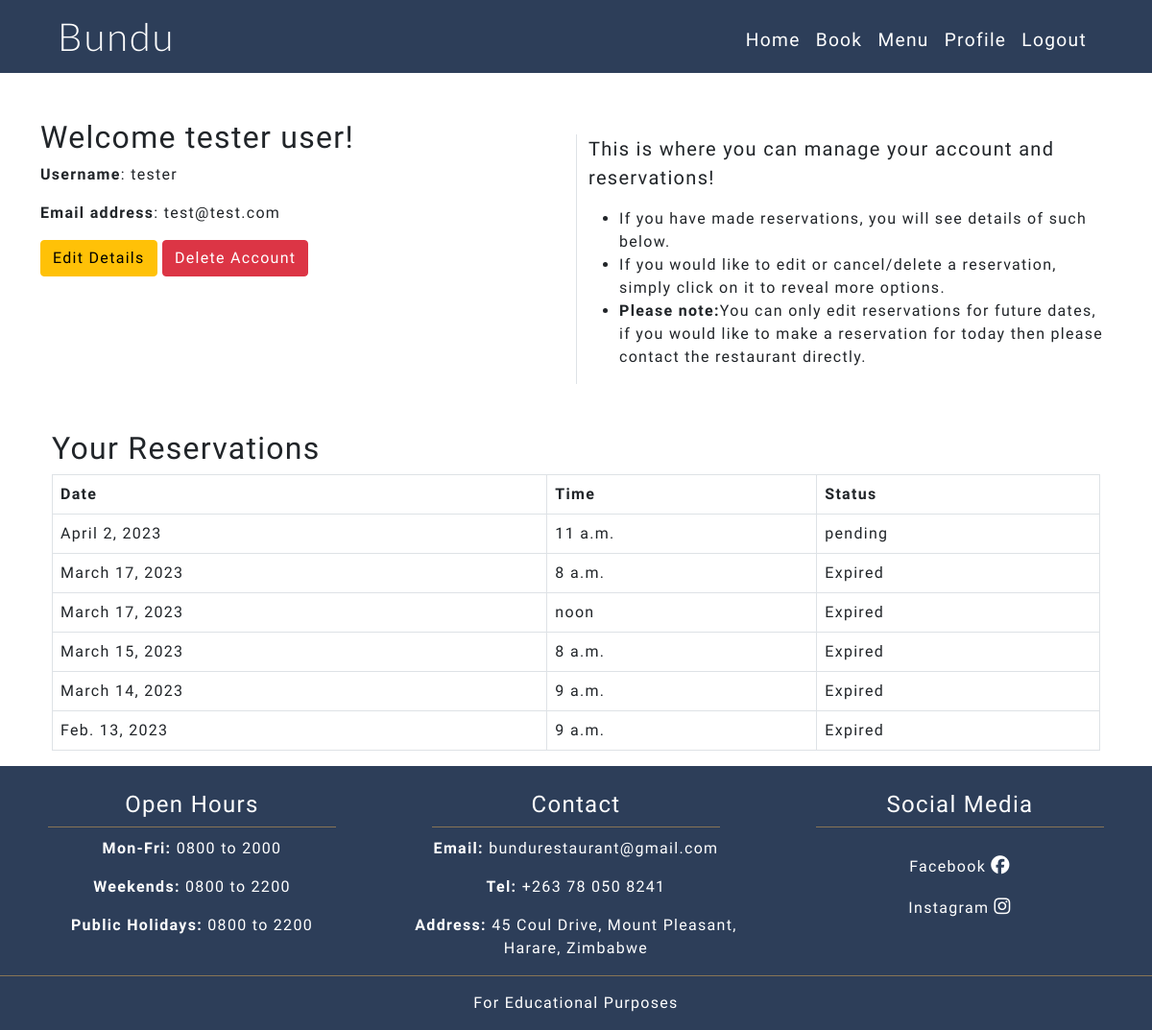
/accounts/profile/ (signed in), run on an earlier commit of the app's database.
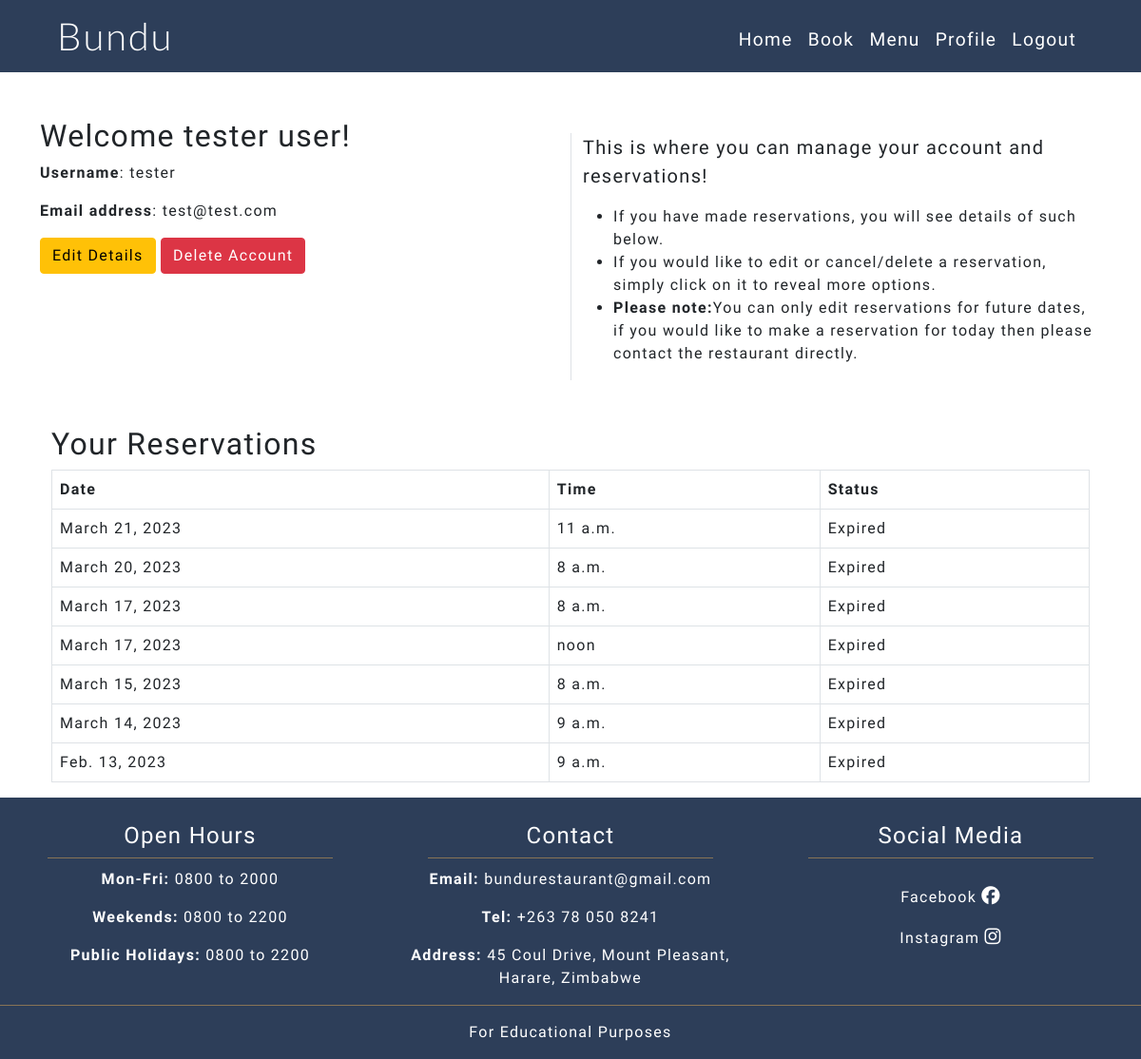
And on a later commit of the database.
### reservations/models.py (models this page shows, shortened)
class Reservation(models.Model):
    user = models.ForeignKey(User, on_delete=models.CASCADE)
    first_name = models.CharField(max_length=35, null=False, blank=False)
    last_name = models.CharField(max_length=35, null=False, blank=False)
    email = models.EmailField(null=False, blank=False)
    no_of_people = models.IntegerField(choices=no_of_people_choices, default=1)
    date = models.DateField()
    time = models.TimeField(choices=reservation_times)
    date_of_request = models.DateTimeField(auto_now_add=True)
    status = models.CharField(max_length=8, choices=STATUS, default="pending")
    @property
    def is_past_date(self):
        return date.today() >= self.date
    @property
    def is_past_time(self):
        res_date_time = (str(self.date), str(self.time))
        crrnt_dte_str = datetime.now().strftime("%Y-%m-%d %H:%M:%S")
        return crrnt_dte_str >= ' '.join(res_date_time)

### accounts/views.py (the view)
# urls.py: path('accounts/profile/', views.profile_page, name='profile_page'),
def profile_page(request):
    if request.user.is_authenticated and request.user.is_staff is False:
        f_name = request.user.first_name
        l_name = request.user.last_name
        username = request.user.username
        email_address = request.user.email
        reservations = Reservation.objects.filter(
            user=request.user
            ).order_by('-date')
        context = {
            'f_name': f_name,
            'l_name': l_name,
            'username': username,
            'email_address': email_address,
            'reservations': reservations,
        }
        return render(request, 'profile.html', context)
    else:
        return redirect('home')

### accounts/templates/profile.html (shortened to what this page needs)
{% extends "base.html" %}
{% block content %}
<div class="container pt-5 fill-screen below-nav">
    <div class="row">
      <div class="col-md-6">
        <h2>Welcome {{ f_name }} {{ l_name }}!</h2>
        <p><span class="fw-bold">Username</span>: {{ username }}</p>
        <p><span class="fw-bold">Email address</span>: {{ email_address }}</p>
        <a class="btn btn-warning" href="{% url 'edit_account' request.user.id %}">Edit Details</a>
        <a class="btn btn-danger" href="{% url 'delete_account' request.user.id %}">Delete Account</a>
      </div>
      <div class="col-md-6 border-start mt-3">
        <p class="lead">This is where you can manage your account and reservations!</p>
        <ul>
          <li>If you have made reservations, you will see details of such below.</li>
          <li>If you would like to edit or cancel/delete a reservation, simply click on it to reveal more options.</li>
          <li><span class="fw-bold">Please note:</span>You can only edit reservations for future dates, if you would like to make a reservation for today then please contact the restaurant directly.</li>
        </ul>
      </div>
    </div>
    <div class="container pt-5">
      <h2>Your Reservations</h2>
      {% if reservations %}
      <table class="table tabel-striped table-hover table-bordered">
        <thead>
          <tr>
            <th scope="col">Date</th>
            <th scope="col">Time</th>
            <th scope="col">Status</th>
          </tr>
        </thead>
            {% for reservation in reservations %}
              <tr class='clickable-row menu-modal-link' data-bs-toggle="modal" data-bs-target="#modal{{ reservation.id }}">
                <td>{{ reservation.date }}</td>
                <td>{{ reservation.time }}</td>
                <td>
                  {% if reservation.is_past_time %}
                  Expired
                  {% else %}
                  {{ reservation.status }}
                  {% endif %}
                </td>
              </tr>
            {% endfor %}
      </table>
    </div>
    {% else %}
    <p class="fw-bold">You do not currently have any reservation records.</p>
    {% endif %}
</div>
{%endblock%}

### templates/base.html (shortened to what this page needs)
{% load static %}
<!DOCTYPE html>
<html lang="en">
<head>
    <link href="https://cdn.jsdelivr.net/npm/bootstrap@5.0.1/dist/css/bootstrap.min.css" rel="stylesheet"
>
    <link rel="stylesheet" href="{% static 'css/style.css' %}">
</head>
<body>
    <nav class="navbar navbar-expand-md navbar-dark fixed-top">
        <div class="container-fluid">
            <a id="nav-logo" class="ms-5" href="{% url 'home' %}">Bundu</a>
            <div class="collapse navbar-collapse" id="navbarText">
                <ul class="navbar-nav ms-auto me-5 mb-0">
                    {% if user.is_staff is False %}
                    <li class="nav-item">
                        <a class="nav-link pb-md-0" aria-current="page" href="{% url 'home' %}">Home</a>
                    </li>
                    <li class="nav-item">
                        <a class="nav-link pb-md-0" href="{% url 'reserve' %}">Book</a>
                    </li>
                    <li class="nav-item">
                        <a class="nav-link pb-md-0" aria-current="page" href="{% url 'menu_page' %}">Menu</a>
                    </li>
                    {% endif %}
                    {% if user.is_authenticated %}
                    {% if user.is_staff %}
                    <li class="nav-item">
                        <a class="nav-link" href="{% url 'staff_dashboard' %}">Dashboard</a>
                    </li>
                    {% else %}
                    <li class="nav-item">
                        <a class="nav-link pb-md-0" href="{% url 'profile_page' %}">Profile</a>
                    </li>
                    {% endif %}
                    <li class="nav-item">
                        <a class="nav-link pb-md-0" href="{% url 'account_logout' %}">Logout</a>
                    </li>
                    {% endif %}
                </ul>
            </div>
        </div>
    </nav>
    <main>
        {% block content %}{% endblock content %}
    </main>
    <footer class="py-3">
        <div class="row m-auto text-center text-white">
            <div class="col-md-4">
                <h4 class="pb-2">Open Hours</h4>
                <ul class="list-unstyled">
                    <li>
                        <p><span class="fw-bold">Mon-Fri:</span> 0800 to 2000</p>
                    </li>
                    <li>
                        <p><span class="fw-bold">Weekends:</span> 0800 to 2200</p>
                    </li>
                    <li>
                        <p><span class="fw-bold">Public Holidays: </span> 0800 to 2200</p>
                    </li>
                </ul>
            </div>
            <div class="col-md-4">
                <h4 class="pb-2">Contact</h4>
                <ul class="list-unstyled">
                    <li>
                        <p><span class="fw-bold">Email:</span> bundurestaurant@gmail.com</p>
                    </li>
                    <li>
                        <p><span class="fw-bold">Tel: </span> +263 78 050 8241</p>
                    </li>
                    <li>
                        <p><span class="fw-bold">Address: </span> 45 Coul Drive, Mount Pleasant, Harare, Zimbabwe</p>
                    </li>
                </ul>
            </div>
            <div class="col-md-4 ">
                <h4 class="pb-2">Social Media</h4>
                <ul class="list-unstyled">
                    <li>
                        <a class="text-decoration-none text-white" href="https://www.facebook.com" target="_blank" rel="noopener" aria-label="Visit our Facebook page (opens in a new tab)">
                            Facebook <i class="fa-brands fa-facebook social-icon"></i>
                        </a>
                    </li>
                    <li>
                        <a class="text-decoration-none text-white" href="https://www.instagram.com" target="_blank" rel="noopener" aria-label="Visit our instagram page (opens in a new tab)">
                            Instagram <i class="fa-brands fa-instagram social-icon"></i>
                        </a>
                    </li>
                </ul>
            </div>
        </div>
        <div class="text-center text-white pt-3">
            <p class="m-0">For Educational Purposes</p>
        </div>
    </footer>
</body>
</html>

### static/css/style.css (style rules this page uses)
body { font-family: "PT Sans", "sans-serif"; letter-spacing: 1.3px; }
.fill-screen { min-height: calc(100vh - 325px); }
.below-nav { margin-top: 76px; }
html { scroll-padding-top: 5rem; }
#nav-logo { font-family: lato; font-weight: 300; font-size: 2.5rem; letter-spacing: 2px; text-decoration: none; color: white; }
.navbar { background-color: #2D3E59; }
.nav-link { font-size: 1.2rem; font-weight: 100; color: white !important; }
footer { background-color: #2D3E59; }
footer h4 { border-bottom: 1px solid #887456; width: 80%; margin: 10px auto; }
footer .row { border-bottom: 1px solid #887456; }
.social-icon { margin-top: 20px; font-size: 1.2rem; }

What changed in the data, as far as the page shows it:
changed Reservation: date "April 2, 2023" → "March 21, 2023"; status "pending" → (not shown); now shows "Expired"
added Reservation: date "March 20, 2023", time "8 a.m.", shows "Expired"
